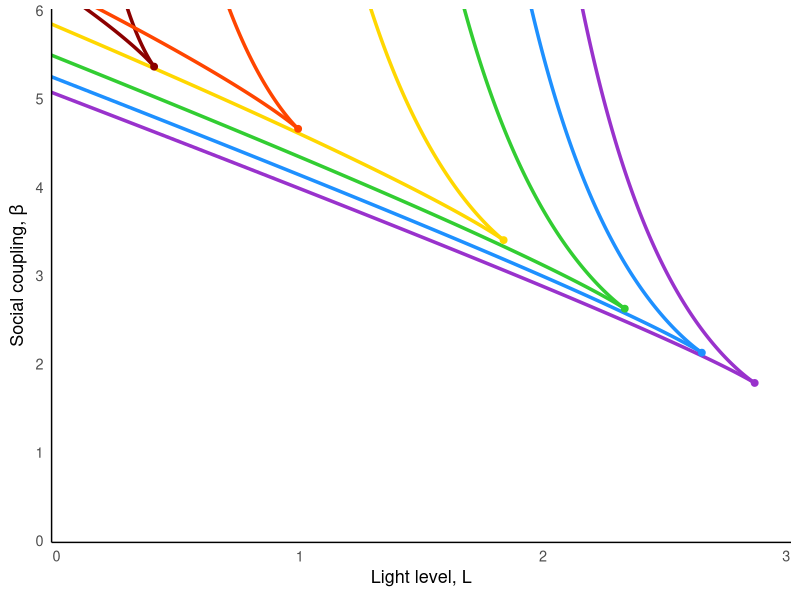
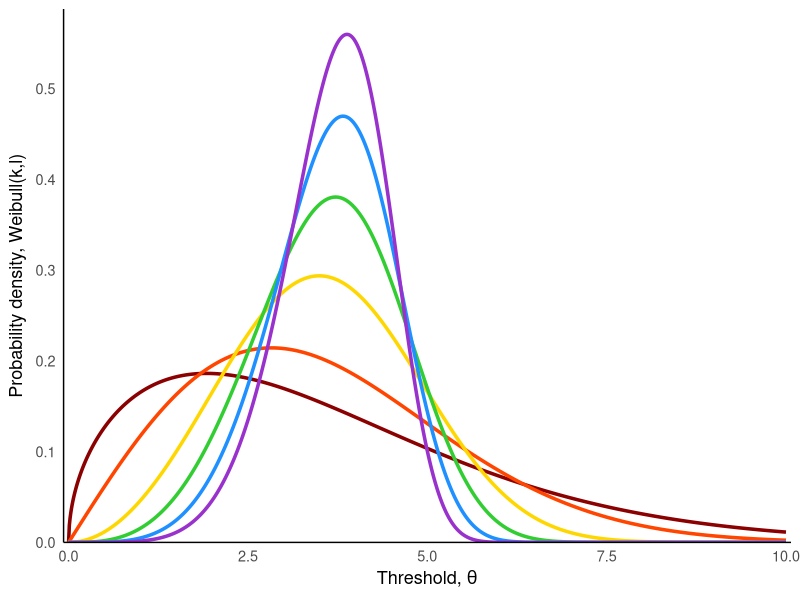
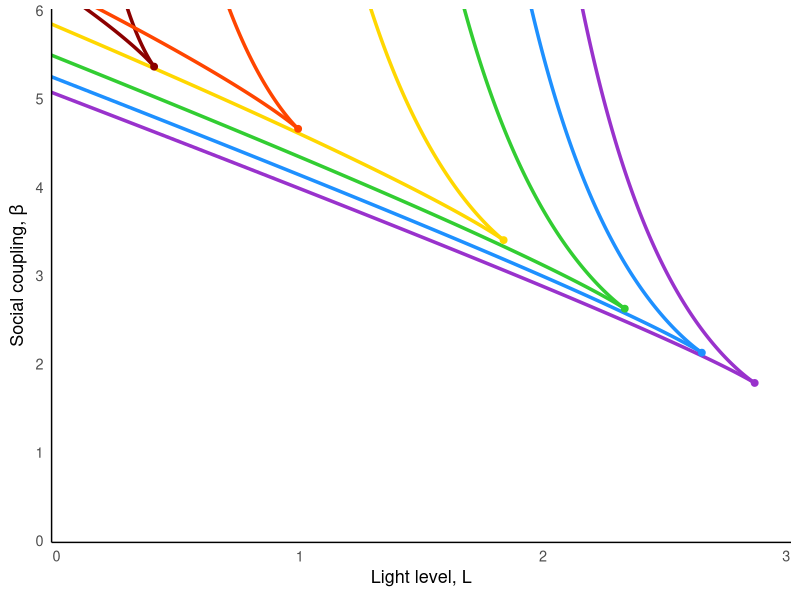
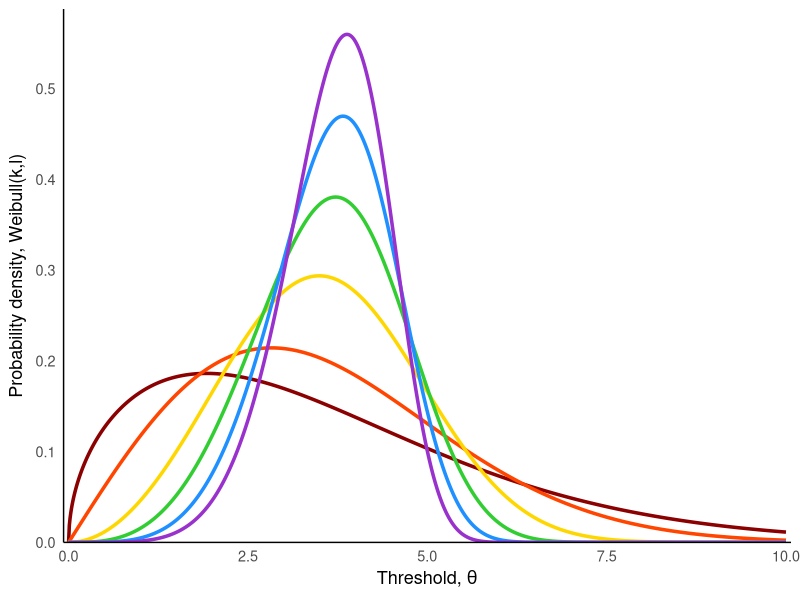

The R source for these figures, in order:
library(ggplot2)
library(dplyr)


# ------------------------------
# Distribution function
# -------------------------------

make_distribution <- function(dist, params) {

  if (dist == "gamma") {
    shape <- params$shape
    scale <- params$scale

    f <- function(z) dgamma(z, shape = shape, scale = scale)
    F <- function(z) pgamma(z, shape = shape, scale = scale)
  }

  else if (dist == "trunc_gamma") {
    shape <- params$shape
    scale <- params$scale
    Tmax  <- params$Tmax

    Z <- pgamma(Tmax, shape = shape, scale = scale)

    f <- function(z) ifelse(z <= Tmax,
                            dgamma(z, shape, scale) / Z,
                            0)

    F <- function(z) pgamma(pmin(z, Tmax), shape, scale) / Z
  }

  else if (dist == "beta") {
    a <- params$a
    b <- params$b
    Tmax <- params$Tmax

    f <- function(z) ifelse(z <= Tmax,
                            dbeta(z/Tmax, a, b) / Tmax,
                            0)

    F <- function(z) pbeta(pmin(z/Tmax,1), a, b)
  }

  else if (dist == "lognormal") {
    meanlog <- params$meanlog
    sdlog <- params$sdlog

    f <- function(z) dlnorm(z, meanlog, sdlog)
    F <- function(z) plnorm(z, meanlog, sdlog)
  }

  else if (dist == "weibull") {
    shape <- params$shape
    scale <- params$scale

    f <- function(z) dweibull(z, shape, scale)
    F <- function(z) pweibull(z, shape, scale)
  }

  else {
    stop("Unknown distribution")
  }

  list(f = f, F = F)
}


# -------------------------------
# Parameters
# -------------------------------
alpha <- 1
L_max <- 3  # Increased to allow curves to extend naturally
beta_max <- 8  # Increased to prevent artificial truncation

# -------------------------------
# Function to compute fold curve branches
# -------------------------------
compute_fold_branches <- function(dist, params,
                                  alpha = 1,
                                  L_max = 1,
                                  beta_max = 6,
                                  z_max = 10) {

  D <- make_distribution(dist, params)
  f <- D$f
  F <- D$F

  beta_of_z <- function(z) 1 / f(z)
  L_of_z    <- function(z) (z - F(z)/f(z)) / alpha

  z_vals <- seq(1e-8, z_max, length.out = 8000)

  # Diagnostic: Check boundary behavior
  z_near_zero <- 1e-6
  z_near_tmax <- params$Tmax - 1e-6
  
  cat("For", paste("a =", params$a, ", b =", params$b), ":\n")
  cat("At z ≈ 0:", "L =", L_of_z(z_near_zero), "\n")
  cat("At z ≈ Tmax:", "L =", L_of_z(z_near_tmax), "\n")
  cat("Minimum L in curve:", min(L_of_z(z_vals), na.rm = TRUE), "\n\n")

  curve <- data.frame(
    z = z_vals,
    L = L_of_z(z_vals),
    beta = beta_of_z(z_vals)
  ) |>
    filter(is.finite(L), is.finite(beta)) |>
    filter(L <= L_max, beta >= 0, beta <= beta_max)  # Removed L >= 0 restriction

  # -------- cusp detection (distribution-agnostic) --------
  # Use only the filtered curve points for cusp detection
  if(nrow(curve) > 10) {
    dlogf <- function(z) {
      eps <- 1e-5
      if(z <= eps || z >= max(curve$z) - eps) return(NA)
      tryCatch({
        (log(f(z+eps)) - log(f(z-eps))) / (2*eps)
      }, error = function(e) NA)
    }
    
    # Calculate dlogf for curve points, excluding boundary points
    valid_indices <- which(curve$z > 1e-4 & curve$z < max(curve$z) - 1e-4)
    if(length(valid_indices) > 5) {
      dlogf_vals <- sapply(curve$z[valid_indices], dlogf)
      finite_vals <- which(is.finite(dlogf_vals))
      if(length(finite_vals) > 0) {
        best_idx <- valid_indices[finite_vals[which.min(abs(dlogf_vals[finite_vals]))]]
        z_c <- curve$z[best_idx]
      } else {
        z_c <- median(curve$z)  # fallback
      }
    } else {
      z_c <- median(curve$z)  # fallback
    }
  } else {
    z_c <- mean(range(z_vals))  # fallback for very sparse data
  }

  lower_branch <- curve |> filter(z <= z_c) |> arrange(L)
  upper_branch <- curve |> filter(z >= z_c) |> arrange(desc(L))

  # Calculate cusp point with safety checks
  L_cusp_val <- tryCatch(L_of_z(z_c), error = function(e) NA)
  beta_cusp_val <- tryCatch(beta_of_z(z_c), error = function(e) NA)
  
  # If cusp calculations failed, use fallback values
  if(!is.finite(L_cusp_val) && nrow(curve) > 0) {
    L_cusp_val <- median(curve$L, na.rm = TRUE)
  }
  if(!is.finite(beta_cusp_val) && nrow(curve) > 0) {
    beta_cusp_val <- median(curve$beta, na.rm = TRUE)
  }

  list(
    lower_branch = lower_branch,
    upper_branch = upper_branch,
    z_cusp = z_c,
    L_cusp = L_cusp_val,
    beta_cusp = beta_cusp_val
  )
}


branches1 <- compute_fold_branches(
  "weibull",
  list(shape = 1.5, scale = 4),
  alpha, L_max, beta_max, z_max = 15  # Increased z_max for better coverage
)

branches2 <- compute_fold_branches(
  "weibull",
  list(shape = 2, scale = 4),
  alpha, L_max, beta_max, z_max = 15
)

branches3 <- compute_fold_branches(
  "weibull",
  list(shape = 3, scale = 4),
  alpha, L_max, beta_max, z_max = 15
)

branches4 <- compute_fold_branches(
  "weibull",
  list(shape = 4, scale = 4),
  alpha, L_max, beta_max, z_max = 15
)

branches5 <- compute_fold_branches(
  "weibull",
  list(shape = 5, scale = 4),
  alpha, L_max, beta_max, z_max = 15
)

branches6 <- compute_fold_branches(
  "weibull",
  list(shape = 6, scale = 4),
  alpha, L_max, beta_max, z_max = 15
)


# -------------------------------
# Plot
# -------------------------------
# Define rainbow color palette (red to violet, darkest to lightest)
rainbow_colors <- c("#8B0000", "#FF4500", "#FFD700", "#32CD32", "#1E90FF", "#9932CC")

ggplot() +
  
  # fold curves with different rainbow shades
  geom_path(data = branches1$lower_branch, aes(L, beta), colour = rainbow_colors[1], linewidth = 1.2) +  # Dark red
  geom_path(data = branches1$upper_branch, aes(L, beta), colour = rainbow_colors[1], linewidth = 1.2) +
  geom_path(data = branches2$lower_branch, aes(L, beta), colour = rainbow_colors[2], linewidth = 1.2) +  # Orange red
  geom_path(data = branches2$upper_branch, aes(L, beta), colour = rainbow_colors[2], linewidth = 1.2) +
  geom_path(data = branches3$lower_branch, aes(L, beta), colour = rainbow_colors[3], linewidth = 1.2) +  # Gold
  geom_path(data = branches3$upper_branch, aes(L, beta), colour = rainbow_colors[3], linewidth = 1.2) +
  geom_path(data = branches4$lower_branch, aes(L, beta), colour = rainbow_colors[4], linewidth = 1.2) +  # Lime green
  geom_path(data = branches4$upper_branch, aes(L, beta), colour = rainbow_colors[4], linewidth = 1.2) +
  geom_path(data = branches5$lower_branch, aes(L, beta), colour = rainbow_colors[5], linewidth = 1.2) +  # Dodger blue
  geom_path(data = branches5$upper_branch, aes(L, beta), colour = rainbow_colors[5], linewidth = 1.2) +
  geom_path(data = branches6$lower_branch, aes(L, beta), colour = rainbow_colors[6], linewidth = 1.2) +  # Dark orchid
  geom_path(data = branches6$upper_branch, aes(L, beta), colour = rainbow_colors[6], linewidth = 1.2) +
  
  # cusp points with matching rainbow shades
  geom_point(aes(x = branches1$L_cusp, y = branches1$beta_cusp), colour = rainbow_colors[1], size = 2) +
  geom_point(aes(x = branches2$L_cusp, y = branches2$beta_cusp), colour = rainbow_colors[2], size = 2) +
  geom_point(aes(x = branches3$L_cusp, y = branches3$beta_cusp), colour = rainbow_colors[3], size = 2) +
  geom_point(aes(x = branches4$L_cusp, y = branches4$beta_cusp), colour = rainbow_colors[4], size = 2) +
  geom_point(aes(x = branches5$L_cusp, y = branches5$beta_cusp), colour = rainbow_colors[5], size = 2) +
  geom_point(aes(x = branches6$L_cusp, y = branches6$beta_cusp), colour = rainbow_colors[6], size = 2) +
  

  coord_cartesian(xlim = c(0, 3), ylim = c(0, 6)) +
  scale_x_continuous(expand = c(0, 0.02)) +
  scale_y_continuous(expand = c(0, 0.02)) +
  labs(x = expression("Light level, " * L), y = expression("Social coupling, " * beta)) +
  theme_minimal(base_size = 13) +
  theme(
    panel.grid.major = element_blank(),
    panel.grid.minor = element_blank(),
    axis.line = element_line(color = "black", size = 0.5
  ))


ggsave("Vary distributions/analytic_number_of_fps_vary_params_weibull.pdf", width = 7, height = 7)

# -------------------------------
# Plot underlying gamma distributions
# -------------------------------

# Create data for plotting gamma PDFs
z_range <- seq(0, 10, length.out = 1000)

# Generate gamma PDF data for each parameter set
gamma_data <- data.frame(
  z = rep(z_range, 6),
  density = c(
    dweibull(z_range, 1.5, 4, log = FALSE),      # branches1
    dweibull(z_range, 2, 4, log = FALSE),  # branches2
    dweibull(z_range, 3, 4, log = FALSE),      # branches3
    dweibull(z_range, 4, 4, log = FALSE),      # branches4
    dweibull(z_range, 5, 4, log = FALSE),    # branches5
    dweibull(z_range, 6, 4, log = FALSE)   # branches6
  ),
  group = rep(c("k=4.0, θ=0.2", "k=4.0, θ=0.4", "k=4.0, θ=0.6", 
                "k=4.0, θ=0.8", "k=4.0, θ=1.0", "k=4.0, θ=1.2"), each = length(z_range)),
  color_index = rep(c(1, 2, 3, 4, 5, 6), each = length(z_range))
)

# Create the gamma distribution plot
p_gamma <- ggplot(gamma_data, aes(x = z, y = density, color = factor(color_index))) +
  geom_line(linewidth = 1.2) +
  scale_color_manual(values = setNames(rainbow_colors, as.character(1:6))) +

  labs(x = expression("Threshold, " * theta), 
       y = expression("Probability density, Weibull(" * k * "," * l * ")")) +
  theme_minimal(base_size = 13) +
  theme(
    panel.grid.major = element_blank(),
    panel.grid.minor = element_blank(),
    axis.line = element_line(color = "black", size = 0.5),
    legend.position = "none"
  ) +
  coord_cartesian(xlim = c(0, 10), ylim = c(0, max(gamma_data$density) * 1.05))+
  scale_x_continuous(expand = c(0, 0.07)) +
  scale_y_continuous(expand = c(0, 0))

print(p_gamma)
ggsave("Vary distributions/weibull_distributions_vary_params.pdf", plot = p_gamma, width = 7, height = 7)
